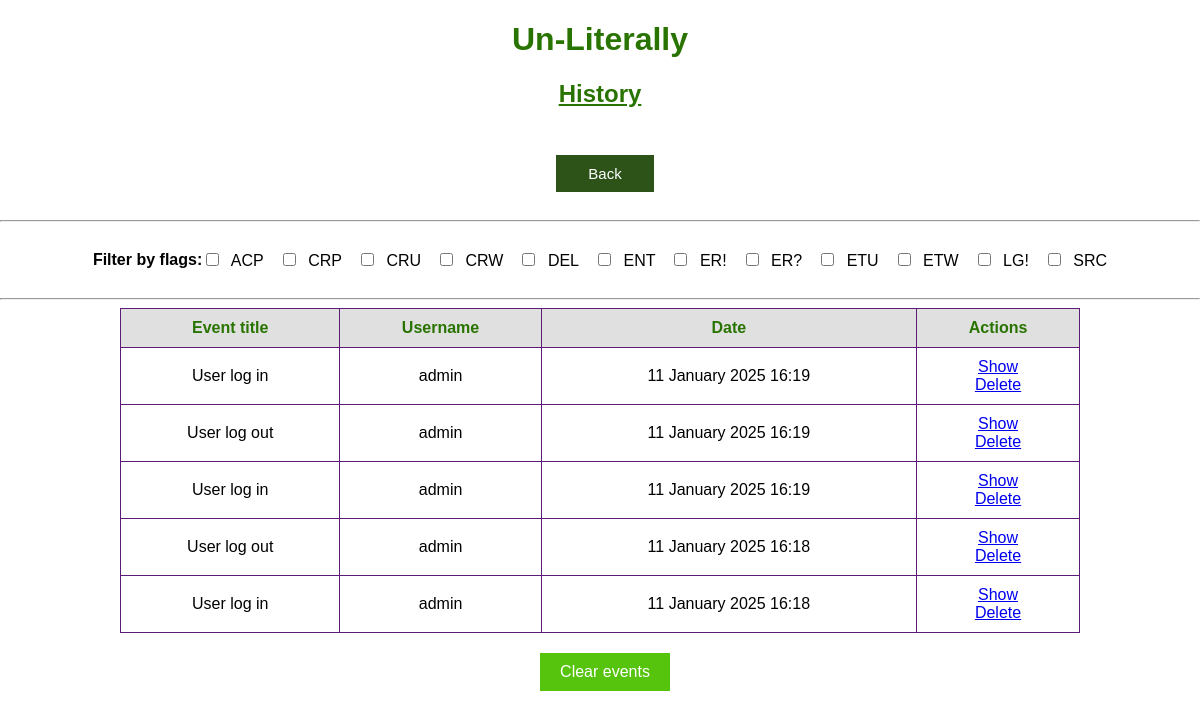
The app's page /history (signed in) with its own data.
### app.py (models this page shows)
class Flags(db.Model):
    id = db.Column(db.Integer, primary_key=True)
    name = db.Column(db.String(3), nullable=False)
    description = db.Column(db.String(5000), nullable=False)
    events = db.relationship('History', backref='flags')

class History(db.Model):
    id = db.Column(db.Integer, primary_key=True)
    flag = db.Column(db.String(3), db.ForeignKey('flags.name'))
    date = db.Column(db.DateTime, default=datetime.utcnow)
    title = db.Column(db.String(5000), nullable=False)
    description = db.Column(db.String(5000), nullable=True)
    user = db.Column(db.String(50), nullable=False)

### app.py (the view)
@app.route('/history', methods=['GET'])
@login_required
def history():
    if 1 == current_user.role_id:
        try:
            flags = Flags.query.order_by(Flags.name).all()
            events = History.query.order_by(History.date.desc()).all()
            return render_template('history.html', events=events, flags=flags)
        except Exception as e:
            title = 'There was an issue getting events'
            log_events(flag='ER?', title=title, description=e)
            return render_template('error_page.html', message=title)
    else:
        title = 'permission to look into history'
        log_events(flag='ER!', title=f'No {title}', description=None)
        return render_template('error_page.html', message=f'You dont have {title}')

### app.py (called while the page is built)
@login_manager.user_loader
def load_user(user_id):
    return User.query.get(user_id)

### templates/history.html (shortened to what this page needs)
{% extends 'base.html' %}
{% block body %}
<div class="name">
    <h1 style="text-align: center; color: #297400; font-family: Arial; font-weight: bold;">Un-Literally</h1>
    <h2 style="text-align: center; color: #297400; text-decoration: underline; font-family: Arial; font-weight: bold;">History</h2>
</div>
<div>
    <div class="container_column">
        <button class="back_button" onclick="window.location='/menu'" style="margin-left: 10px;">Back</button>
    </div>
    <hr>
    <div class="container_row">
        <h4>Filter by flags:</h4>
        <div id="filter-checkboxes">
            {% for flag in flags %}
                <label class="filter-checkbox-label">
                    <input type="checkbox" class="filter-checkbox" data-flag="{{ flag.name }}"> {{ flag.name }}
                </label>
            {% endfor %}
        </div>
    </div>
    <hr>
    <div class="container_row">
        {% if events|length < 1 %}
            <h4 style="text-align: center;">There is no history saved</h4>
        {% else %}
            <table id="events-table">
                <tr>
                    <th>Event title</th>
                    <th>Username</th>
                    <th>Date</th>
                    <th>Actions</th>
                </tr>
                {% for event in events %}
                    <tr class="event-row" data-flags="{{ event.flag }}">
                        <td>{% if event.title|length > 150 %}
                            {{ event.title[:150] + ' ...' }}
                        {% else %}
                            {{ event.title }}
                        {% endif %}</td>
                        <td>{{ event.user }}</td>
                        <td>{{ event.date.strftime("%d %B %Y %H:%M") }}</td>
                        <td>
                            <a href="/show/event_{{event.id}}">Show</a>
                            <br>
                            <a href="/delete/event_{{event.id}}">Delete</a>
                        </td>
                    </tr>
                {% endfor %}
            </table>
        {% endif %}
    </div>
</div>
<div class="container_column">
    <button class="accept_button" onclick="window.location='/delete/events'" style="margin-left: 10px;">Clear events</button>
</div>
{% endblock %}

### static/css/main.css (style rules this page uses)
body, html { margin: 0; font-family: sans-serif; background-color: #FFFFFF; }
.name { margin: 0 auto; width: 400px; }
table { border-collapse: collapse; width: 80%; margin: auto; border: 1px solid #5d1c75; }
th, td { padding: 10px; text-align: center; border: 1px solid #5d1c75; }
th { background-color: #e0e0e0; color: #297400; }
.back_button { background-color: #2d5319; border: none; color: white; padding: 10px 32px; text-align: center; text-decoration: none; display: inline-block; font-size: 15px; margin: 7px 0px 0px 0px; cursor: pointer; }
.container_column { display: flex; flex-direction: column; align-items: center; padding: 20px; margin: auto; max-width: 1000px; width: 90%; box-sizing: border-box; }
.container_row { display: flex; justify-content: center; align-items: center; width: 100%; margin: auto; }
button { padding: 10px 20px; font-size: 16px; border: none; cursor: pointer; transition: background-color 0.3s; }
button, input[type="submit"] { padding: 15px 40px; font-size: 18px; border: none; cursor: pointer; transition: background-color 0.3s; }
.accept_button, .back_button_v2 { padding: 10px 20px; font-size: 16px; border: none; cursor: pointer; transition: background-color 0.3s; }
.accept_button { background-color: #56c30d; color: white; }

### templates/history.html (style rules this page uses)
#filter-checkboxes { display: flex; flex-wrap: wrap; gap: 15px; justify-content: flex-start; }
.filter-checkbox-label { cursor: pointer; position: relative; }
.filter-checkbox { margin-right: 8px; }

### records on screen
Flags: name "ACP"
Flags: name "CRP"
Flags: name "CRU"
Flags: name "CRW"
Flags: name "DEL"
Flags: name "ENT"
Flags: name "ER!"
Flags: name "ER?"
Flags: name "ETU"
Flags: name "ETW"
Flags: name "LG!"
Flags: name "SRC"
History: title "User log in", user "admin", date "11 January 2025 16:19"
History: title "User log out", user "admin", date "11 January 2025 16:19"
History: title "User log in", user "admin", date "11 January 2025 16:19"
History: title "User log out", user "admin", date "11 January 2025 16:18"
History: title "User log in", user "admin", date "11 January 2025 16:18"
